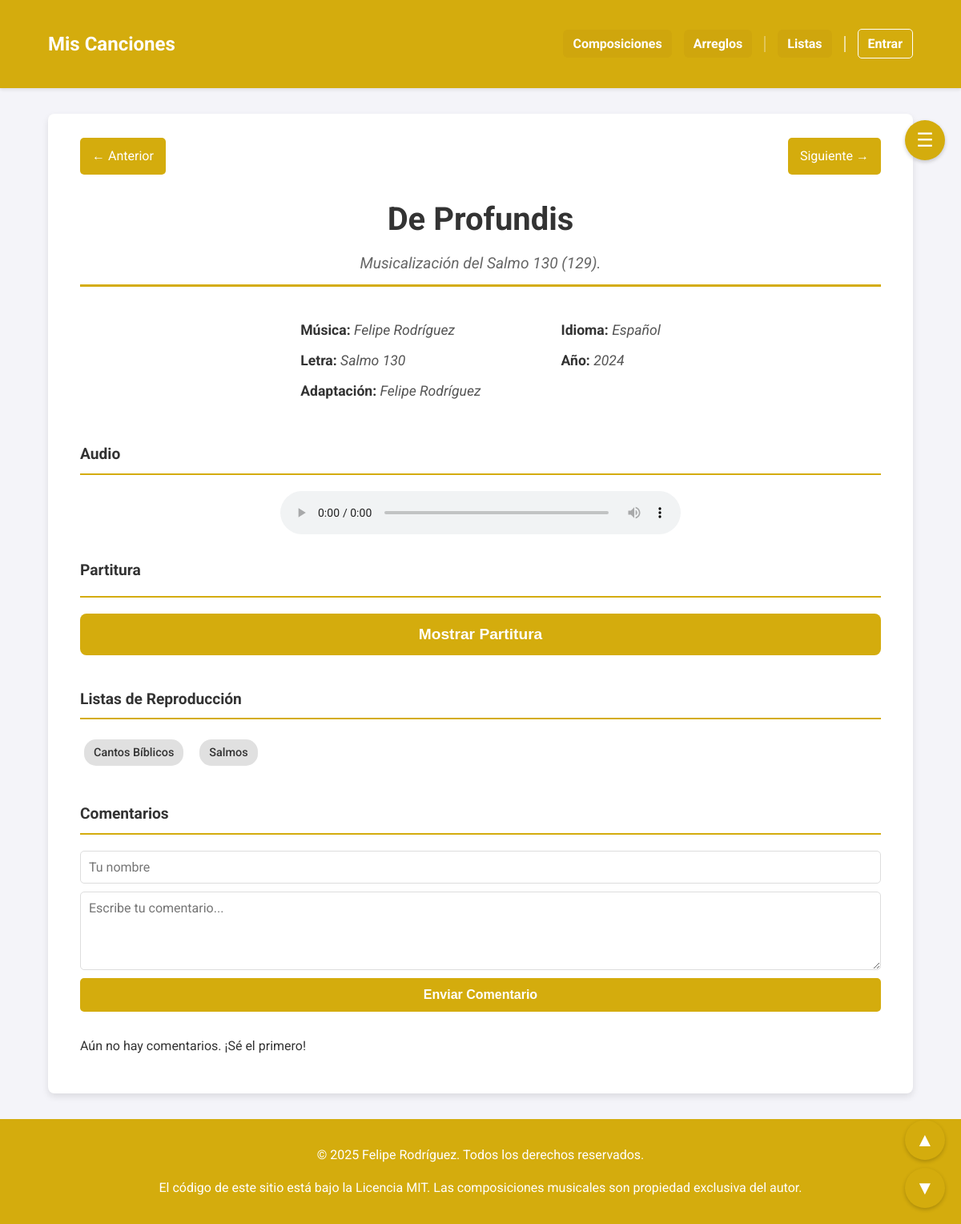
Before: /composicion/2?context=index&tag_name=&search=&sort_by= with the older database file.
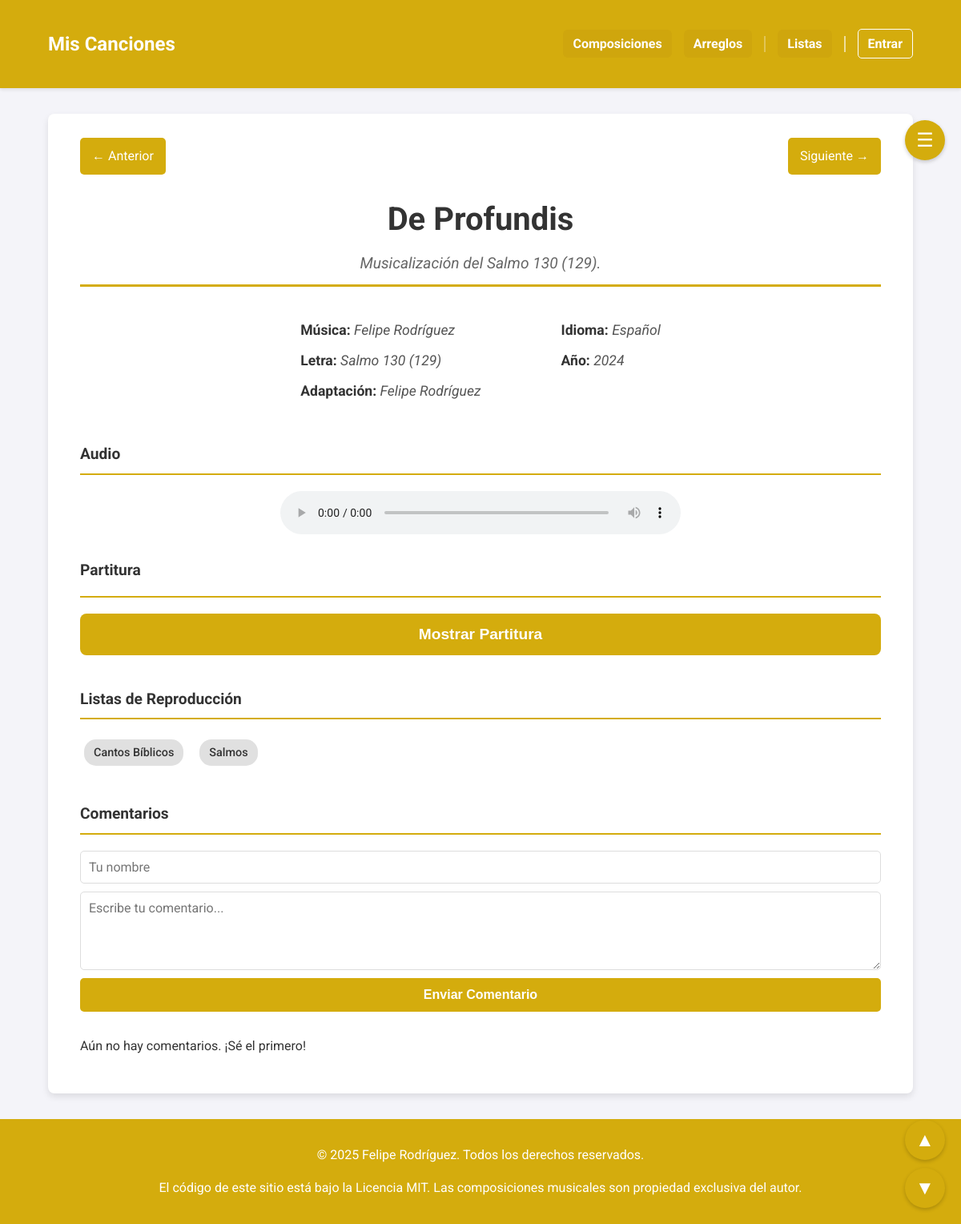
After: the same page with the newer database file.
### app.py (models this page shows, shortened)
class Cancion(db.Model):
    id = db.Column(db.Integer, primary_key=True)
    titulo = db.Column(db.String(150), nullable=False)
    musica = db.Column(db.String(100))
    letra = db.Column(db.String(100))
    adaptacion = db.Column(db.String(100))
    idioma = db.Column(db.String(50))
    anio = db.Column(db.Integer)
    descripcion = db.Column(db.Text)
    audio = db.Column(db.String(150))
    letras_acordes = db.Column(db.String(150)) # Antes 'partitura' (PDF)
    partitura = db.Column(db.String(150))      # Antes 'partitura_xml' (MusicXML)
    tags_json = db.Column(db.String(500))
    tipo = db.Column(db.String(50), nullable=False, default='local')
    categorias_json = db.Column(db.String(200))
    youtube_video_embed = db.Column(db.Text)
    youtube_audio_embed = db.Column(db.Text)
    @property
    def tags(self):
        return json.loads(self.tags_json) if self.tags_json else []

### app.py (the view)
@app.route('/composicion/<int:comp_id>')
def ver_composicion(comp_id):
    context = request.args.get('context', 'index')
    tag_name = request.args.get('tag_name')
    search_query = request.args.get('search')
    sort_by = request.args.get('sort_by', 'canonico')
    playlist = get_playlist_songs(context, tag_name, search_query, sort_by)
    playlist_ids = [song.id for song in playlist]
    try:
        current_index = playlist_ids.index(comp_id)
    except ValueError:
        current_index = -1
    prev_song_url = None
    if current_index > 0:
        prev_id = playlist_ids[current_index - 1]
        prev_song_url = url_for('ver_composicion', comp_id=prev_id, context=context, tag_name=tag_name, search=search_query, sort_by=sort_by)
    next_song_url = None
    if current_index != -1 and current_index < len(playlist_ids) - 1:
        next_id = playlist_ids[current_index + 1]
        next_song_url = url_for('ver_composicion', comp_id=next_id, context=context, tag_name=tag_name, search=search_query, sort_by=sort_by)
    playlist_title = "Catálogo Completo"
    if context == 'composiciones':
        playlist_title = "Composiciones"
    elif context == 'arreglos':
        playlist_title = "Arreglos"
    elif context == 'tag' and tag_name:
        if ':' in tag_name:
            playlist_title = tag_name.split(':', 1)[1].strip()
        else:
            playlist_title = tag_name
    playlist_url = url_for('index') # URL por defecto
    if context == 'composiciones':
        playlist_url = url_for('ver_composiciones', search=search_query, sort_by=sort_by)
    elif context == 'arreglos':
        playlist_url = url_for('ver_arreglos', search=search_query, sort_by=sort_by)
    elif context == 'tag' and tag_name:
        playlist_url = url_for('ver_tag', tag_name=tag_name, search=search_query, sort_by=sort_by)
    elif context == 'index':
         playlist_url = url_for('index', search=search_query, sort_by=sort_by)
    obra_encontrada = Cancion.query.get_or_404(comp_id)
    partitura_path = obra_encontrada.partitura
    comentarios_obra = Comentario.query.filter_by(obra_id=comp_id).order_by(Comentario.fecha_creacion.desc()).all()
    return render_template('composicion.html', obra=obra_encontrada, partitura_path=partitura_path, comentarios=comentarios_obra, prev_song_url=prev_song_url, next_song_url=next_song_url, playlist=playlist, playlist_title=playlist_title, playlist_url=playlist_url)

### templates/composicion.html (shortened to what this page needs)
{% extends "base.html" %}
{% block content %}
    <button id="open-playlist-btn" class="playlist-toggle-btn">☰</button>
    <div class="detalle-obra">
        <div class="detalle-header">
            {% if prev_song_url %}
                <a href="{{ prev_song_url }}" class="btn-nav">← Anterior</a>
            {% else %}
                <span class="btn-nav-disabled">← Anterior</span>
            {% endif %}
            {% if next_song_url %}
                <a href="{{ next_song_url }}" class="btn-nav">Siguiente →</a>
            {% else %}
                <span class="btn-nav-disabled">Siguiente →</span>
            {% endif %}
        </div>
        <div class="title-container">
            <h2>{{ obra.titulo }}</h2>
            {% if obra.descripcion %}
                <p class="song-subtitle">{{ obra.descripcion }}</p>
            {% endif %}
        </div>
        <div class="metadata-grid">
            <div class="metadata-column">
                <p><span class="metadata-label">Música:</span> <span class="metadata-value">{{ obra.musica }}</span></p>
                <p><span class="metadata-label">Letra:</span> <span class="metadata-value">{{ obra.letra }}</span></p>
                {% if obra.adaptacion %}
                    <p><span class="metadata-label">Adaptación:</span> <span class="metadata-value">{{ obra.adaptacion }}</span></p>
                {% endif %}
            </div>
            <div class="metadata-column">
                <p><span class="metadata-label">Idioma:</span> <span class="metadata-value">{{ obra.idioma }}</span></p>
                <p><span class="metadata-label">Año:</span> <span class="metadata-value">{{ obra.anio }}</span></p>
            </div>
        </div>
        <div class="scroll-buttons-container">
            <button id="scroll-to-top-btn" class="scroll-btn" title="Ir al inicio">▲</button>
            <button id="scroll-to-bottom-btn" class="scroll-btn" title="Ir al final">▼</button>
        </div>
        {% if obra.tipo == 'local' %}
            <h4>Audio</h4>
            <audio controls class="reproductor">
                <source src="{{ url_for('static', filename=obra.audio) }}" type="audio/mpeg">
            </audio>
            {% if obra.partitura %}
                <div class="partitura-header">
                    <h4>Partitura</h4>
                </div>
                <button id="toggle-score-btn" class="btn-load-score">Mostrar Partitura</button>
            {% endif %}
        {% endif %}
        {% if obra.tags %}
            <h4>Listas de Reproducción</h4>
            <div class="tags-container">
                {% for tag in obra.tags %}
                    {% set parts = tag.split(':', 1) %}
                    {% if parts|length > 1 %}
                        {% set categoria = parts[0] | trim %}
                        {% set sub_etiqueta = parts[1] | trim %}
                        <a href="{{ url_for('ver_tag', tag_name=categoria) }}" class="tag-link tag-link-todas">{{ categoria }}</a>
                        <a href="{{ url_for('ver_tag', tag_name=tag) }}" class="tag-link">{{ sub_etiqueta }}</a>
                    {% else %}
                        <a href="{{ url_for('ver_tag', tag_name=tag) }}" class="tag-link">{{ tag }}</a>
                    {% endif %}
                {% endfor %}
            </div>
        {% endif %}
        <div class="comentarios-seccion">
            <h4>Comentarios</h4>
            <form action="{{ url_for('add_comment', comp_id=obra.id) }}" method="post" class="comentario-form">
                <input type="text" name="autor" placeholder="Tu nombre" required>
                <textarea name="contenido" rows="4" placeholder="Escribe tu comentario..." required></textarea>
                <button type="submit">Enviar Comentario</button>
            </form>
            <div class="lista-comentarios">
                {% for comentario in comentarios %}
                    <div class="comentario">
                        <div class="comentario-header">
                            <p><strong>{{ comentario.autor }}</strong> <span class="fecha-comentario">{{ comentario.fecha_creacion.strftime('%d-%m-%Y') }}</span></p>
                            {% if session.logged_in %}
                                <form method="post" action="{{ url_for('delete_comment', comment_id=comentario.id) }}" onsubmit="return confirm('¿Estás seguro de que quieres borrar este comentario?');">
                                    <button type="submit" class="btn-borrar-comentario">Borrar</button>
                                </form>
                            {% endif %}
                        </div>
                        <p class="comentario-contenido">{{ comentario.contenido }}</p>
                    </div>
                {% else %}
                    <p>Aún no hay comentarios. ¡Sé el primero!</p>
                {% endfor %}
            </div>
        </div>
    </div>
{% endblock %}

### templates/base.html (shortened to what this page needs)
<!DOCTYPE html>
<html lang="es">
<head>
    <link rel="stylesheet" href="{{ url_for('static', filename='style.css') }}">
</head>
<body>
    <header>
        <nav class="container">
            <a href="{{ url_for('index') }}" class="brand-logo">Mis Canciones</a>
            <ul>
                <li><a href="{{ url_for('ver_composiciones') }}">Composiciones</a></li>
                <li><a href="{{ url_for('ver_arreglos') }}">Arreglos</a></li>
                <li class="nav-separator"></li>
                <li><a href="{{ url_for('ver_listas') }}">Listas</a></li>
                <li class="nav-separator nav-separator-thick"></li>
                {% if session.logged_in %}
                    <li><a href="{{ url_for('logout') }}" class="login-link">Salir</a></li>
                {% else %}
                    <li><a href="{{ url_for('login') }}" class="login-link">Entrar</a></li>
                {% endif %}
            </ul>
        </nav>
    </header>
    <main class="container">
        {% block content %}{% endblock %}
    </main>
    <footer>
        <p>&copy; 2025 Felipe Rodríguez. Todos los derechos reservados.</p>
        <p>El código de este sitio está bajo la Licencia MIT. Las composiciones musicales son propiedad exclusiva del autor.</p>
    </footer>
</body>
</html>

Changed rows visible on the page:
changed Cancion "De Profundis": letra "Salmo 130" → "Salmo 130 (129)"
